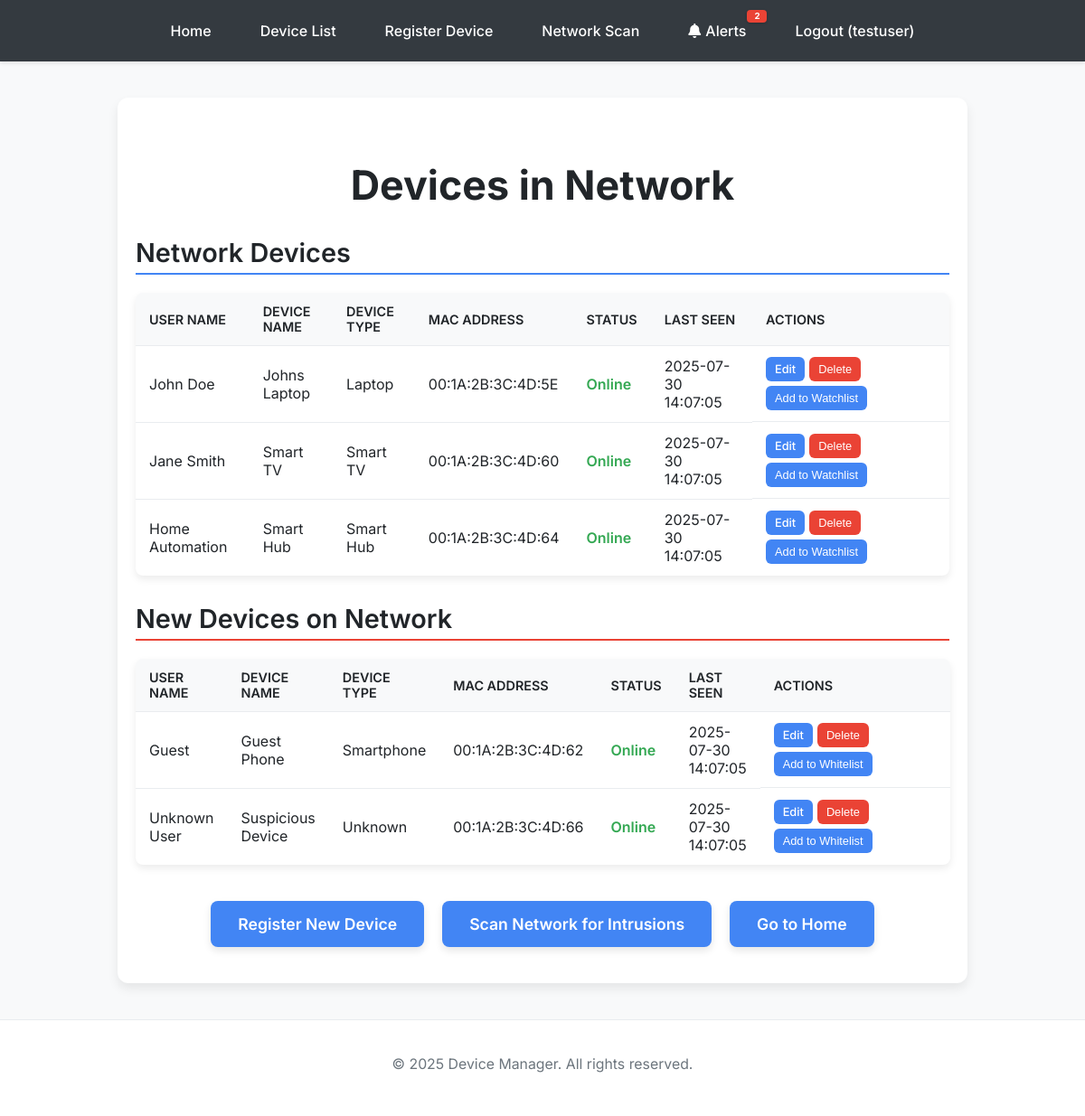
The page /device_list (signed in) on the database as committed earlier.
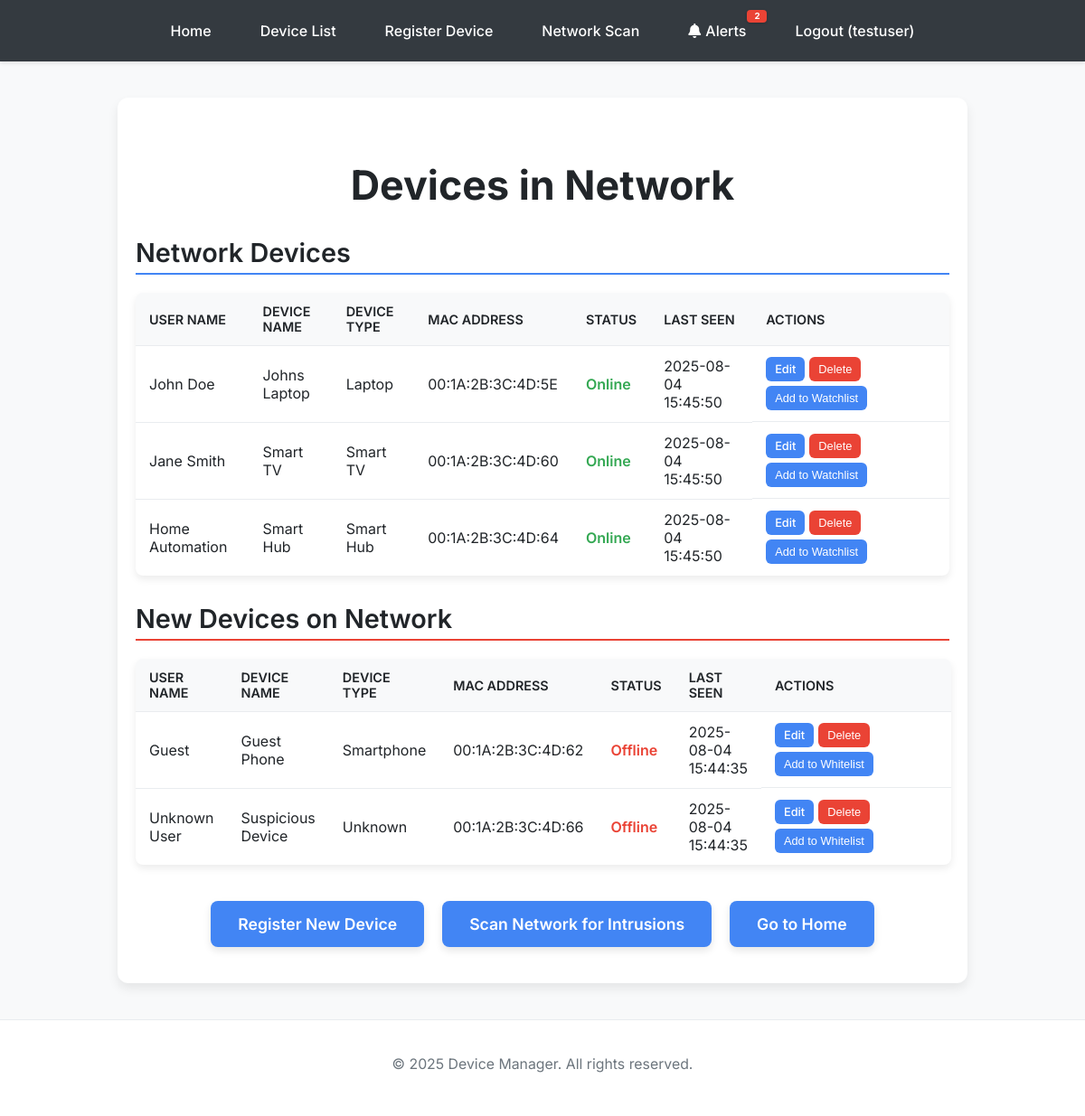
The same page on the database as committed later.
### app.py (models this page shows, shortened)
class User(UserMixin, db.Model):
    id = db.Column(db.Integer, primary_key=True)
    username = db.Column(db.String(80), unique=True, nullable=False)
    password_hash = db.Column(db.String(128), nullable=False)
    devices = db.relationship('Device', backref='owner', lazy=True)
    alerts = db.relationship('Alert', backref='recipient', lazy=True)

class Device(db.Model):
    id = db.Column(db.Integer, primary_key=True)
    user_id = db.Column(db.Integer, db.ForeignKey('user.id'), nullable=False)
    user_name = db.Column(db.String(100), nullable=False)
    device_name = db.Column(db.String(100), nullable=False)
    mac_address = db.Column(db.String(17), unique=True, nullable=True)
    is_whitelisted = db.Column(db.Boolean, default=False)
    is_watchlist = db.Column(db.Boolean, default=False)
    device_type = db.Column(db.String(50), nullable=True)
    last_seen = db.Column(db.DateTime, nullable=True)
    status = db.Column(db.String(20), default='Offline')

### app.py (the view)
@app.route('/device_list')
@login_required
def device_list_page():
    whitelisted_devices = Device.query.filter_by(user_id=current_user.id, is_whitelisted=True).all()
    watchlist_devices = Device.query.filter_by(user_id=current_user.id, is_watchlist=True).all()
    return render_template('device_list.html',
                           whitelisted_devices=whitelisted_devices,
                           watchlist_devices=watchlist_devices)

### app.py (called while the page is built)
@login_manager.user_loader
def load_user(user_id):
    return User.query.get(int(user_id))

@app.context_processor
def inject_unread_alerts_count():
    if current_user.is_authenticated:
        unread_count = Alert.query.filter_by(user_id=current_user.id, is_read=False).count()
        return dict(unread_alerts_count=unread_count)
    return dict(unread_alerts_count=0)

### templates/device_list.html (shortened to what this page needs)
<!DOCTYPE html>
<html>
<head>
</head>
<body>
    {% include 'base_navbar.html' %}
    <div class="container">
        <h1>Devices in Network</h1>
        <div class="device-section">
            <h2>Network Devices</h2>
            {% if whitelisted_devices %}
                <table>
                    <thead>
                        <tr>
                            <th>User Name</th>
                            <th>Device Name</th>
                            <th>Device Type</th>
                            <th>MAC Address</th>
                            <th>Status</th>
                            <th>Last Seen</th>
                            <th>Actions</th>
                        </tr>
                    </thead>
                    <tbody>
                        {% for device in whitelisted_devices %}
                            <tr>
                                <td>{{ device.user_name }}</td>
                                <td>{{ device.device_name }}</td>
                                <td>{{ device.device_type if device.device_type else 'N/A' }}</td>
                                <td>{{ device.mac_address }}</td>
                                <td><span class="status-{{ device.status | lower }}">{{ device.status }}</span></td>
                                <td>{{ device.last_seen.strftime('%Y-%m-%d %H:%M:%S') if device.last_seen else 'Never' }}</td>
                                <td class="action-buttons">
                                    {% if device %}
                                        <a href="{{ url_for('edit_device', device_id=device.id) }}" class="action-button">Edit</a>
                                        <form action="{{ url_for('delete_device', device_id=device.id) }}" method="post" onsubmit="return confirm('Are you sure you want to delete this device?');">
                                            <button type="submit" class="action-button delete">Delete</button>
                                        </form>
                                        <form action="{{ url_for('toggle_watchlist', device_id=device.id) }}" method="post">
                                            <button type="submit" class="toggle-button">Add to Watchlist</button>
                                        </form>
                                    {% else %}
                                        <span>Error: Device data missing.</span>
                                    {% endif %}
                                </td>
                            </tr>
                        {% endfor %}
                    </tbody>
                </table>
            {% else %}
                <p class="no-entries">No devices have been whitelisted yet.</p>
            {% endif %}
        </div>
        <div class="device-section watchlist">
            <h2>New Devices on Network</h2>
            {% if watchlist_devices %}
                <table>
                    <thead>
                        <tr>
                            <th>User Name</th>
                            <th>Device Name</th>
                            <th>Device Type</th>
                            <th>MAC Address</th>
                            <th>Status</th>
                            <th>Last Seen</th>
                            <th>Actions</th>
                        </tr>
                    </thead>
                    <tbody>
                        {% for device in watchlist_devices %}
                            <tr>
                                <td>{{ device.user_name }}</td>
                                <td>{{ device.device_name }}</td>
                                <td>{{ device.device_type if device.device_type else 'N/A' }}</td>
                                <td>{{ device.mac_address }}</td>
                                <td><span class="status-{{ device.status | lower }}">{{ device.status }}</span></td>
                                <td>{{ device.last_seen.strftime('%Y-%m-%d %H:%M:%S') if device.last_seen else 'Never' }}</td>
                                <td class="action-buttons">
                                    {% if device %}
                                        <a href="{{ url_for('edit_device', device_id=device.id) }}" class="action-button">Edit</a>
                                        <form action="{{ url_for('delete_device', device_id=device.id) }}" method="post" onsubmit="return confirm('Are you sure you want to delete this device?');">
                                            <button type="submit" class="action-button delete">Delete</button>
                                        </form>
                                        <form action="{{ url_for('toggle_whitelist', device_id=device.id) }}" method="post">
                                            <button type="submit" class="toggle-button">Add to Whitelist</button>
                                        </form>
                                    {% else %}
                                        <span>Error: Device data missing.</span>
                                    {% endif %}
                                </td>
                            </tr>
                        {% endfor %}
                    </tbody>
                </table>
            {% else %}
                <p class="no-entries">No devices are currently on the watchlist.</p>
            {% endif %}
        </div>
        <div class="link-group">
            <a href="{{ url_for('register') }}" class="action-button">Register New Device</a>
            <a href="{{ url_for('network_scan_page') }}" class="action-button">Scan Network for Intrusions</a>
            <a href="{{ url_for('index') }}" class="action-button">Go to Home</a>
        </div>
    </div>
    <footer>
        <p>&copy; 2025 Device Manager. All rights reserved.</p>
    </footer>
</body>
</html>

### templates/base_navbar.html (shortened to what this page needs)
<!DOCTYPE html>
<html lang="en">
<head>
    <link rel="stylesheet" href="https://cdnjs.cloudflare.com/ajax/libs/font-awesome/6.0.0-beta3/css/all.min.css">
</head>
<body>
    <nav>
        <ul>
            <li><a href="{{ url_for('index') }}">Home</a></li>
            {% if current_user.is_authenticated %}
                <li><a href="{{ url_for('device_list_page', next=request.endpoint) }}">Device List</a></li>
                <li><a href="{{ url_for('register', next=request.endpoint) }}">Register Device</a></li>
                <li><a href="{{ url_for('network_scan_page', next=request.endpoint) }}">Network Scan</a></li>
                <li>
                    <a href="{{ url_for('alerts_page', next=request.endpoint) }}" class="alerts-link">
                        <i class="fas fa-bell"></i> Alerts
                        {% if unread_alerts_count > 0 %}
                            <span class="alert-badge">{{ unread_alerts_count }}</span>
                        {% endif %}
                    </a>
                </li>
                <li><a href="{{ url_for('logout') }}">Logout ({{ current_user.username }})</a></li>
            {% else %}
                <li><a href="{{ url_for('login') }}">Login</a></li>
                <li><a href="{{ url_for('register_user') }}">Register</a></li>
            {% endif %}
        </ul>
    </nav>
</body>
</html>

### templates/device_list.html (style rules this page uses)
:root { --primary-blue: #4285F4; --darker-blue: #3367D6; --secondary-green: #34A853; --warning-red: #EA4335; --light-background: #F8F9FA; --white-background: #FFFFFF; --dark-text: #212529; --medium-text: #6C757D; --navbar-bg: #343A40; --border-light: #E9ECEF; --success-bg: #D4EDDA; --success-text: #155724; --error-bg: #F8D7DA; --error-text: #721C24; --info-bg: #D1ECF1; --info-text: #0C5460; }
body { font-family: 'Inter', sans-serif; margin: 0; background-color: var(--light-background); display: flex; flex-direction: column; min-height: 100vh; color: var(--dark-text); -webkit-font-smoothing: antialiased; -moz-osx-font-smoothing: grayscale; }
.container { padding: 40px 20px; max-width: 900px; margin: 40px auto; background-color: var(--white-background); border-radius: 12px; box-shadow: 0 6px 12px rgba(0, 0, 0, 0.08); text-align: center; flex-grow: 1; }
h1 { color: var(--dark-text); font-size: 2.8em; margin-bottom: 20px; font-weight: 700; }
h2 { color: var(--dark-text); font-size: 1.8em; margin-top: 30px; margin-bottom: 15px; font-weight: 600; text-align: left; border-bottom: 2px solid var(--primary-blue); padding-bottom: 5px; }
.device-section.watchlist h2 { border-bottom-color: var(--warning-red); }
p { color: var(--medium-text); font-size: 1.1em; line-height: 1.6; margin-bottom: 25px; font-weight: 400; }
nav { background-color: var(--navbar-bg); padding: 1em 0; margin-bottom: 0; box-shadow: 0 2px 4px rgba(0, 0, 0, 0.1); }
nav ul { list-style-type: none; margin: 0; padding: 0; display: flex; justify-content: center; }
nav ul li { margin: 0 15px; }
nav ul li a { color: var(--white-background); text-decoration: none; font-weight: 500; padding: 8px 12px; border-radius: 6px; transition: background-color 0.3s ease, color 0.3s ease; }
table { width: 100%; border-collapse: collapse; margin-top: 20px; background-color: var(--white-background); border-radius: 8px; overflow: hidden; box-shadow: 0 4px 8px rgba(0, 0, 0, 0.08); }
th, td { padding: 12px 15px; border-bottom: 1px solid var(--border-light); text-align: left; color: var(--dark-text); font-weight: 400; }
th { background-color: var(--light-background); color: var(--dark-text); font-weight: 600; text-transform: uppercase; font-size: 0.9em; }
tr:last-child td { border-bottom: none; }
.action-buttons { display: flex; flex-wrap: wrap; gap: 5px; align-items: center; min-width: 180px; }
.action-buttons .action-button, .action-buttons .toggle-button { padding: 6px 10px; font-size: 0.8em; white-space: nowrap; flex-shrink: 0; background-color: var(--primary-blue); color: var(--white-background); border: none; border-radius: 6px; cursor: pointer; text-decoration: none; transition: background-color 0.3s ease; font-weight: 500; }
.action-button.delete { background-color: var(--warning-red); color: var(--white-background); }
.toggle-button { background-color: var(--secondary-green); }
footer { margin-top: auto; padding: 20px; text-align: center; color: var(--medium-text); font-size: 0.9em; background-color: var(--white-background); border-top: 1px solid var(--border-light); font-weight: 400; }
.status-online { color: var(--secondary-green); font-weight: 600; }
.status-offline { color: var(--warning-red); font-weight: 600; }
.link-group { margin-top: 40px; display: flex; justify-content: center; gap: 20px; flex-wrap: wrap; }
.link-group .action-button { background-color: var(--primary-blue); color: var(--white-background); padding: 15px 30px; text-decoration: none; border-radius: 8px; font-weight: 600; font-size: 1.1em; transition: background-color 0.3s ease, transform 0.2s ease; box-shadow: 0 4px 8px rgba(0, 0, 0, 0.1); }

Rows that differ between the two databases and show on the page:
changed Device "John Doe": last_seen "2025-07-30 14:07:05" → "2025-08-04 15:45:50"
changed Device "Jane Smith": last_seen "2025-07-30 14:07:05" → "2025-08-04 15:45:50"
changed Device "Home Automation": last_seen "2025-07-30 14:07:05" → "2025-08-04 15:45:50"
changed Device "Guest": status "Online" → "Offline"; last_seen "2025-07-30 14:07:05" → "2025-08-04 15:44:35"
changed Device "Unknown User": status "Online" → "Offline"; last_seen "2025-07-30 14:07:05" → "2025-08-04 15:44:35"
